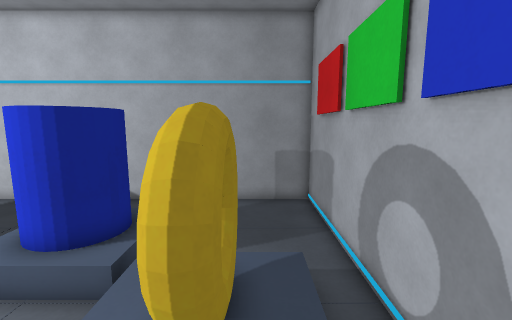
View 1 (above)

16 first-person views from a walk through a Godot game level. The camera is 1.5 m above the floor, tilts 8° down and sees 90° across. The floor is counted in squares, 0.5 m on a side. Each view is taken from the middle of a square. On the plan, view 1 faces up. The plan holds only what a view shows up to about 19 squares ahead; the rest is blank.

View 2
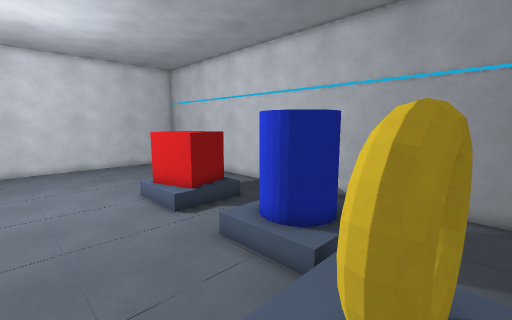

View 3
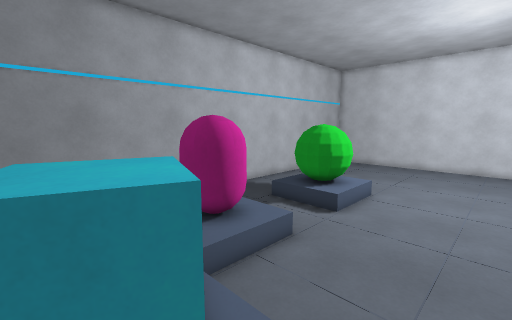

View 4
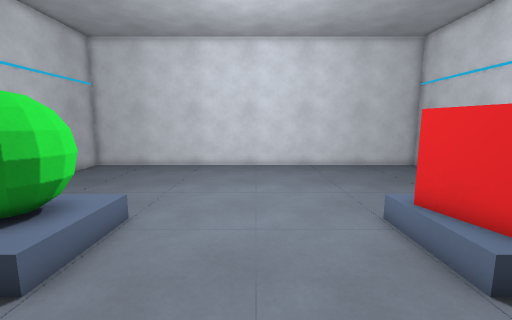

View 5
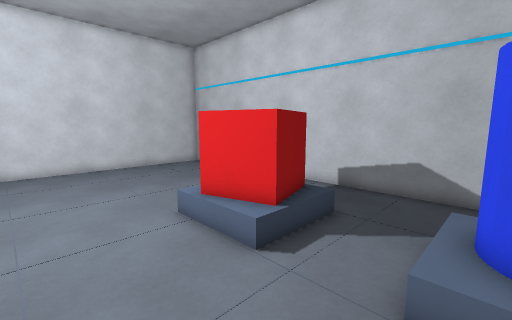

View 6
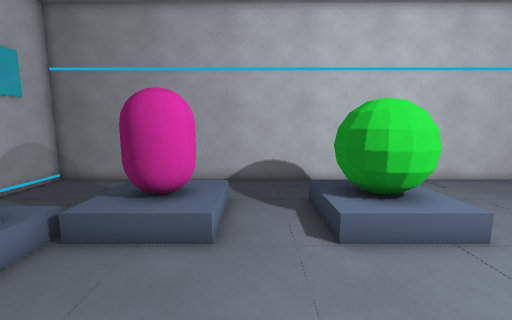

View 7
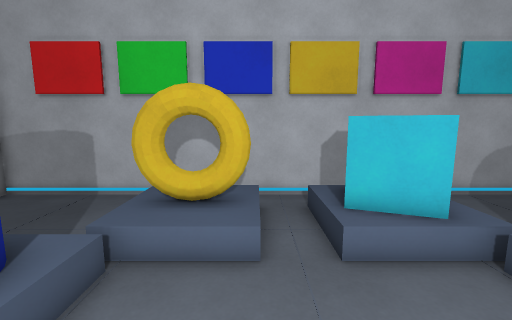

View 8
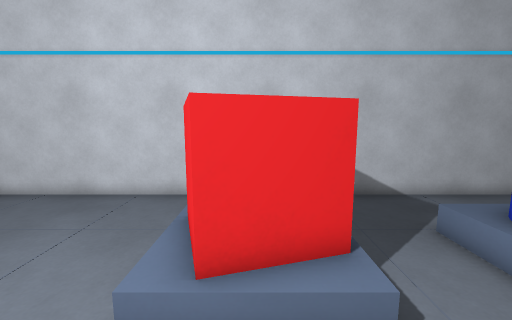

View 9
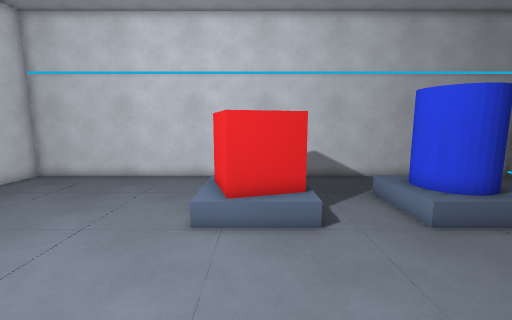

View 10
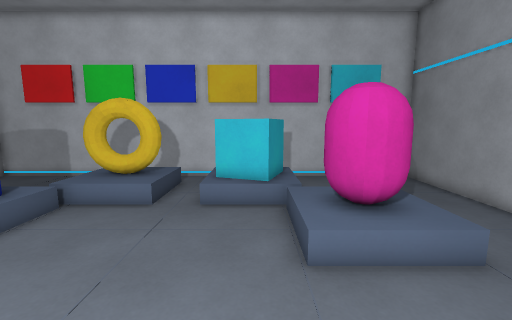

View 11
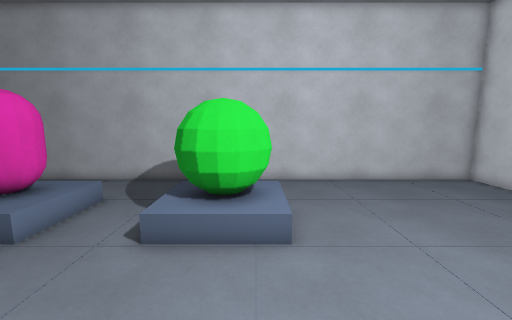

View 12
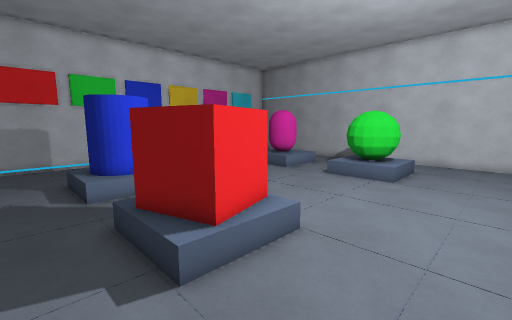

View 13
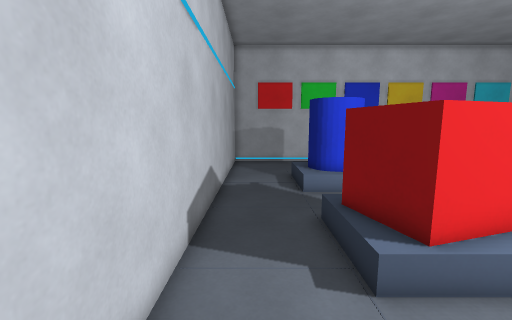

View 14
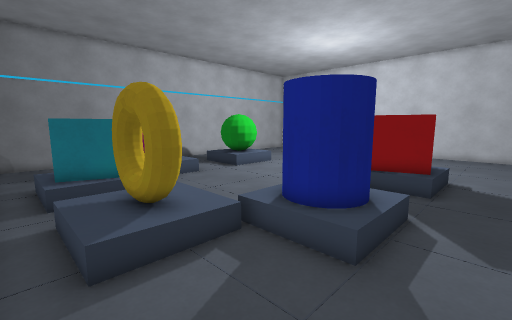

View 15
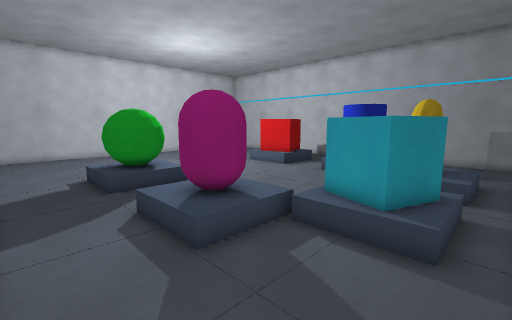

View 16
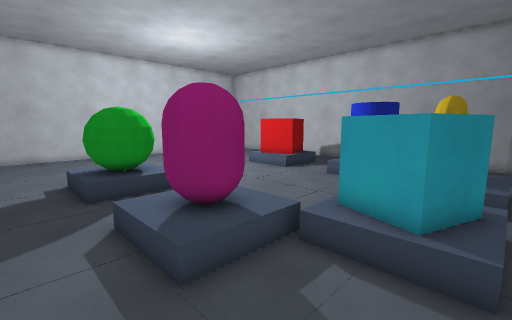

### Floor plan
Key: @ floor where view 1 was taken; # wall or solid block; . floor; / step, stairs or slope; = window, fence, low wall or low ledge; ^ raised ledge; P pedestal; O other object.
Columns run from 25 left of view 1 to 3 right of it. Each row starts with its distance up from view 1.
 13 #############################
 12 #...........................#
 11 #...........................#
 10 #...........................#
  9 #............ #.../////.....#
  8 #..........P^^^.../###/.....#
  7 #.......... ^ ^ ../###/.....#
  6 #...........^^^P../###/.....#
  5 #...........P ....///// #=/.#
  4 #...................... ##/.#
  3 #...................... ##/.#
  2 #......................OP//.#
  1 #...........................#
  0 #......................//@/.#
 -1 #......................^^^#.#
 -2 #......................^^^P.#
 -3 #............=//../////#^^O.#
 -4 #...........#^#/../#^#/.....#
 -5 #..........=^^^/../^ ^/.....#
 -6 #........../ ^#/../#^#/.....#
 -7 #........../////../////.....#
 -8 #...........................#
 -9 #...........................#
-10 #...........................#
-11 #############################

Positions as (right, up) in squares from view 1, and headings:
1: (0, 0), facing up
2: (0, 0), facing up-left
3: (0, 2), facing down-left
4: (-6, 1), facing left
5: (-6, 1), facing up-left
6: (-8, 3), facing down
7: (-8, 2), facing right
8: (-12, 2), facing up
9: (-12, -2), facing up
10: (-12, -2), facing right
11: (-13, 3), facing down
12: (-18, 11), facing down-right
13: (-18, 11), facing right
14: (2, 11), facing down-left
15: (2, -10), facing up-left
16: (1, -9), facing up-left
